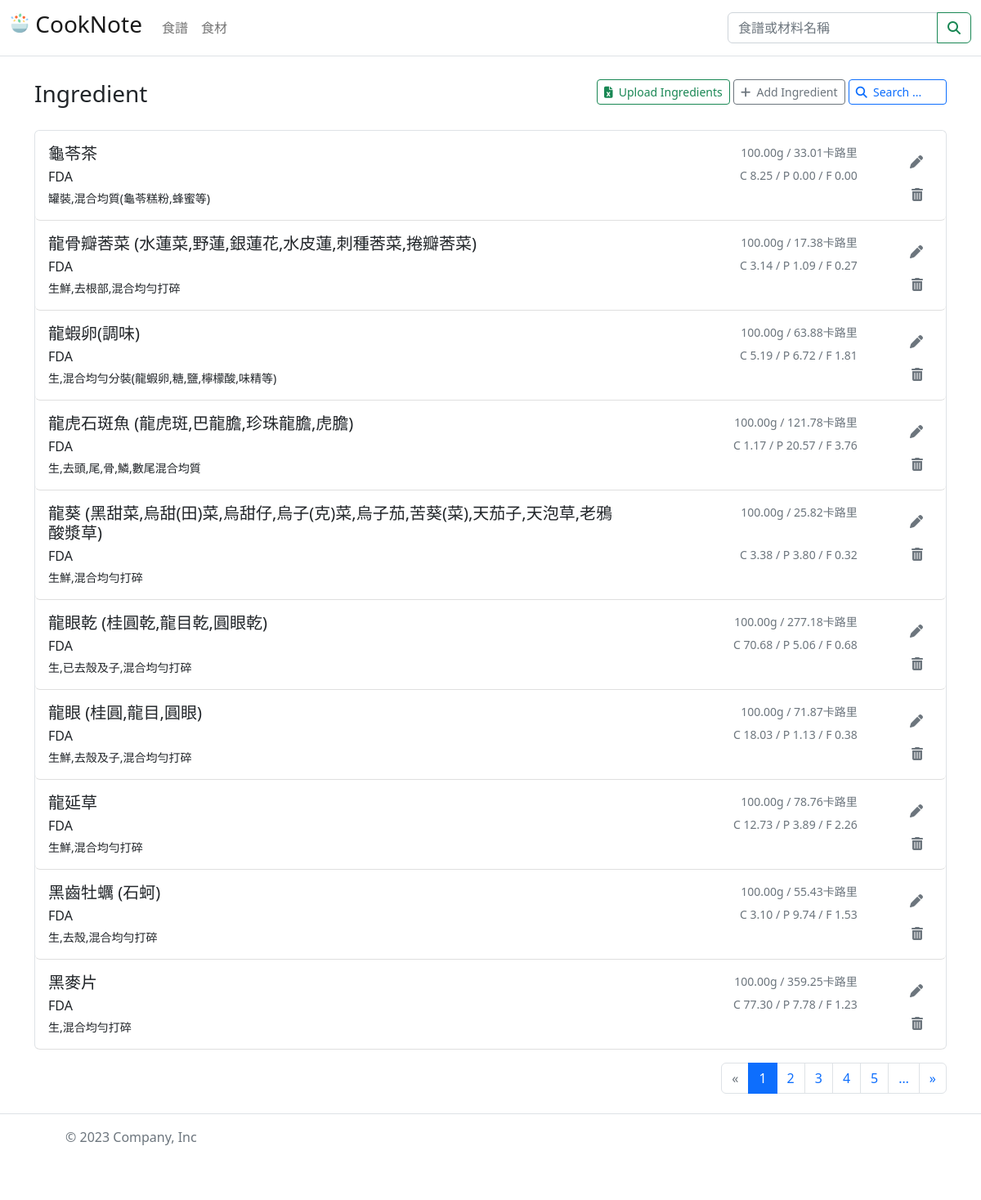
The page /ingredient/ on the database its author committed.
### ingredients/models.py (models this page shows, shortened)
class Ingredient(models.Model):
    ingredient = models.CharField(max_length=50)
    alias = models.CharField(max_length=200, null=True, blank=True)
    brand = models.CharField(max_length=50)
    quantity = models.DecimalField(max_digits=7, decimal_places=2)
    UNIT_CHOICES=(
        ('g', 'gram'),
        ('ml', 'ml'),
    )
    unit = models.CharField(
        max_length=4,
        choices=UNIT_CHOICES,
        blank=False,
        default='g',
        )
    description = models.CharField(max_length=1000, null=True, blank=True)
    is_public = models.BooleanField(default=False)  ## False: 食材為未公開的，除了建立者以外的人無法檢視與使用
    def get_nutrition_facts(self):
        return self.nutrition_facts_set.all()

class Nutrition_Facts(models.Model):
    ingredient = models.ForeignKey('Ingredient', on_delete=models.CASCADE, null=True, blank=True)
    recipe = models.ForeignKey(Recipe, on_delete=models.CASCADE, null=True, blank=True)
    calories = models.DecimalField(max_digits=9, decimal_places=2)
    protein = models.DecimalField(max_digits=9, decimal_places=2)
    total_fat = models.DecimalField(max_digits=9, decimal_places=2)
    saturated_fat = models.DecimalField(max_digits=9, decimal_places=2)
    trans_fat = models.DecimalField(max_digits=9, decimal_places=2)
    polyunsaturated_fat = models.DecimalField(max_digits=9, decimal_places=2, default=0, null=True, blank=True)
    monounsaturated_fat = models.DecimalField(max_digits=9, decimal_places=2, default=0, null=True, blank=True)
    carbohydrate = models.DecimalField(max_digits=9, decimal_places=2)
    sugar = models.DecimalField(max_digits=9, decimal_places=2)
    sodium = models.DecimalField(max_digits=9, decimal_places=2)
    potassium = models.DecimalField(max_digits=9, decimal_places=2, default=0)
    calcium = models.DecimalField(max_digits=9, decimal_places=2, default=0)
    iron = models.DecimalField(max_digits=9, decimal_places=2, default=0)
    zinc = models.DecimalField(max_digits=9, decimal_places=2, default=0)
    dietary_fiber = models.DecimalField(max_digits=9, decimal_places=2, default=0)
    cholesterol = models.DecimalField(max_digits=9, decimal_places=2, default=0)
    vitamin_a = models.DecimalField(max_digits=9, decimal_places=2, default=0)
    vitamin_d = models.DecimalField(max_digits=9, decimal_places=2, default=0)
    vitamin_e = models.DecimalField(max_digits=9, decimal_places=2, default=0)
    vitamin_k = models.DecimalField(max_digits=9, decimal_places=2, default=0)
    vitamin_b1 = models.DecimalField(max_digits=9, decimal_places=2, default=0)
    vitamin_b2 = models.DecimalField(max_digits=9, decimal_places=2, default=0)
    niacin = models.DecimalField(max_digits=9, decimal_places=2, default=0)
    vitamin_b6 = models.DecimalField(max_digits=9, decimal_places=2, default=0)
    vitamin_b12 = models.DecimalField(max_digits=9, decimal_places=2, default=0)
    folate = models.DecimalField(max_digits=9, decimal_places=2, default=0)
    vitamin_c = models.DecimalField(max_digits=9, decimal_places=2, default=0)

### ingredients/views.py (the view, shortened to what this page needs)
# urls.py: path('', views.IngredientListView.as_view(), name='ingredient'),
class IngredientListView(ListView):
    model = Ingredient
    template_name = 'ingredients/ingredient.html'
    paginate_by = 10
    def get_context_data(self, **kwargs):
        context = super().get_context_data(**kwargs)
        file_template = Ingredient_File.objects.filter(is_template=True)
        ingredients = Ingredient.objects.all().order_by('-ingredient')
        paginator = Paginator(ingredients, self.paginate_by)
        page = self.request.GET.get('page')
        pages = []
        bound = 4
        previous = 0
        next = 0
        try:
            page_obj = paginator.page(page)
            if (int(page) + bound) >= paginator.num_pages:
                end = paginator.num_pages
            else:
                end = int(page) + bound
                next = end + 1
            if (int(page) - bound) <= 1:
                start = 1
            else:
                start = int(page) - bound
                previous = start - 1
        except PageNotAnInteger:
            page_obj = paginator.page(1)
            start = 1
            if (1 + bound) >= paginator.num_pages:
                end = paginator.num_pages
            else:
                end = 1 + bound
                next = end + 1
            print("=======", previous, next, "=======")
        nutrition_facts = []
        for ingredient in page_obj:
            nf = ingredient.get_nutrition_facts()
            if nf:
                nutrition_facts.append(nf[0])
        for p in range(start, end+1):
            pages.append(p)
        context.update({
            'obj': zip(page_obj, nutrition_facts),
            'templates': file_template,
            'pages': pages,
            'previous': previous,
            'next': next,
            })
        return context

### ingredients/templates/ingredients/ingredient.html (shortened to what this page needs)
{% extends 'base_generic.html' %}
{% block content %}
    <div class="row">
        <div class="col">
            <p class="fs-3">Ingredient</p>
        </div>
        <div class="col text-end">
            <a class="btn btn-outline-success mt-1 btn-sm" data-bs-toggle="modal" data-bs-target="#uploadFileModal">
                <i class="fa-solid fa-file-excel"></i>&nbsp; Upload Ingredients
            </a>
            <a class="btn btn-outline-secondary mt-1 btn-sm" data-bs-toggle="modal" data-bs-target="#addIngredientModal">
                <i class="fas fa-plus"></i>&nbsp; Add Ingredient
            </a>
            <a href="{% url 'search-ingredient' %}" class="btn btn-outline-primary mt-1 btn-sm">
                <i class="fas fa-magnifying-glass"></i>&nbsp; Search ... &nbsp;&nbsp;&nbsp;&nbsp;&nbsp;
            </a>
        </div>
    </div>
    <div class="border border-1 border-bottom-0 rounded-2 mb-3 mt-2">
        <div class="list-group list-group-flush">
            {% for ingredient, nutrition_facts in obj %}
                <button class="list-group-item list-group-item-action rounded-2" data-bs-toggle="modal" data-bs-target="#ingredientDetailModal{{ ingredient.pk }}" title="Ingredient detail">
                    <div class="row mt-2 mb-1">
                        <div class="col-11">
                            <div class="d-flex w-100 justify-content-between">
                                <h5 class="mb-1" style="width: 70%;">{{ ingredient.ingredient }}{% if ingredient.alias %} ({{ ingredient.alias }}) {% endif %}</h5>
                                <small class="text-muted">{{ ingredient.quantity }}{{ ingredient.unit }} / {{ nutrition_facts.calories }}卡路里</small>
                            </div>
                            <div class="d-flex w-100 justify-content-between">
                                <p class="mb-1" style="width: 70%;">{{ ingredient.brand }} </p>
                                <small class="text-muted">C {{ nutrition_facts.carbohydrate }} / P {{ nutrition_facts.protein }} / F {{ nutrition_facts.total_fat }}</small>
                            </div>
                            <div class="d-flex w-100 justify-content-between">
                                <small class="mb-1" style="width: 70%;">{% if ingredient.description %}{{ ingredient.description }}{% endif %}</small>
                            </div>
                        </div>
                        <div class="col-1 text-end">
                            <a data-bs-toggle="modal" data-bs-target="#editIngredientModal{{ ingredient.pk }}" class="btn btn-outline-secondary rounded-circle border-0 ms-0 mt-1" title="Edit ingredient">
                                <i class="fas fa-pen"></i>
                            </a>
                            <a data-bs-toggle="modal" data-bs-target="#deleteModal{{ ingredient.pk }}" class="btn btn-outline-secondary rounded-circle border-0 mt-1" title="Delete ingredient">
                                <i class="fas fa-trash-alt"></i>
                            </a>
                        </div>
                    </div>
                </button>
            {% endfor %}
        </div>
    </div>
    <div class="">
        <ul class="pagination justify-content-end">
            {% if page_obj.number != 1 %}
                <li class="page-item">
                    <a class="page-link" href="?page={{ page_obj.paginator.firstPage }}" aria-label="Previous">
                    <span aria-hidden="true">&laquo;</span>
                    </a>
                </li>
            {% else %}
                <li class="page-item disabled">
                    <span class="page-link">&laquo;</span>
                </li>
            {% endif %}
            {% for page in pages %}
                {% if page == page_obj.number %}
                    <li class="page-item active" aria-current="page">
                        <span class="page-link">{{ page }}</span>
                    </li>
                {% else %}
                    <li class="page-item"><a class="page-link" href="?page={{ page }}">{{ page }}</a></li>
                {% endif %}
            {% endfor %}
            {% if next %}
                <li class="page-item">
                    <a class="page-link" href="?page={{ next }}" aria-label="Next">
                        <span aria-hidden="true">&hellip;</span>
                    </a>
                </li>
            {% endif %}
            {% if page_obj.number != page_obj.paginator.num_pages %}
                <li class="page-item">
                    <a class="page-link" href="?page={{ page_obj.paginator.num_pages }}" aria-label="Last">
                    <span aria-hidden="true">&raquo;</span>
                    </a>
                </li>
            {% else %}
                <li class="page-item disabled">
                    <span class="page-link">&raquo;</span>
                </li>
            {% endif %}
        </ul>
    </div>
{% endblock content %}

### rows shown on the page
Ingredient: ingredient "龜苓茶", quantity "100.00", unit "g", calories "33.01", brand "FDA", carbohydrate "8.25", protein "0.00", total_fat "0.00", description "罐裝,混合均質(龜苓糕粉,蜂蜜等)"
Ingredient: ingredient "龍骨瓣莕菜", alias "水蓮菜,野蓮,銀蓮花,水皮蓮,刺種莕菜,捲瓣莕菜", quantity "100.00", unit "g", calories "17.38", brand "FDA", carbohydrate "3.14", protein "1.09", total_fat "0.27", description "生鮮,去根部,混合均勻打碎"
Ingredient: ingredient "龍蝦卵(調味)", quantity "100.00", unit "g", calories "63.88", brand "FDA", carbohydrate "5.19", protein "6.72", total_fat "1.81", description "生,混合均勻分裝(龍蝦卵,糖,鹽,檸檬酸,味精等)"
Ingredient: ingredient "龍虎石斑魚", alias "龍虎斑,巴龍膽,珍珠龍膽,虎膽", quantity "100.00", unit "g", calories "121.78", brand "FDA", carbohydrate "1.17", protein "20.57", total_fat "3.76", description "生,去頭,尾,骨,鱗,數尾混合均質"
Ingredient: ingredient "龍葵", alias "黑甜菜,烏甜(田)菜,烏甜仔,烏子(克)菜,烏子茄,苦葵(菜),天茄子,天泡草,老鴉酸漿草", quantity "100.00", unit "g", calories "25.82", brand "FDA", carbohydrate "3.38", protein "3.80", total_fat "0.32", description "生鮮,混合均勻打碎"
Ingredient: ingredient "龍眼乾", alias "桂圓乾,龍目乾,圓眼乾", quantity "100.00", unit "g", calories "277.18", brand "FDA", carbohydrate "70.68", protein "5.06", total_fat "0.68", description "生,已去殼及子,混合均勻打碎"
Ingredient: ingredient "龍眼", alias "桂圓,龍目,圓眼", quantity "100.00", unit "g", calories "71.87", brand "FDA", carbohydrate "18.03", protein "1.13", total_fat "0.38", description "生鮮,去殼及子,混合均勻打碎"
Ingredient: ingredient "龍延草", quantity "100.00", unit "g", calories "78.76", brand "FDA", carbohydrate "12.73", protein "3.89", total_fat "2.26", description "生鮮,混合均勻打碎"
